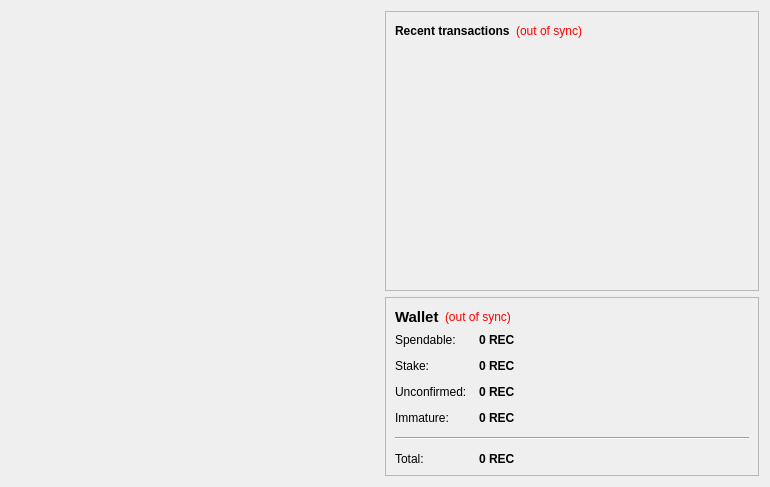
<?xml version="1.0" encoding="UTF-8"?>
<ui version="4.0">
 <class>OverviewPage</class>
 <widget class="QWidget" name="OverviewPage">
  <property name="geometry">
   <rect>
    <x>0</x>
    <y>0</y>
    <width>770</width>
    <height>487</height>
   </rect>
  </property>
  <property name="windowTitle">
   <string>Form</string>
  </property>
  <layout class="QHBoxLayout" name="horizontalLayout" stretch="1,1">
   <item>
    <layout class="QVBoxLayout" name="verticalLayout_2">
     <item>
      <spacer name="verticalSpacer">
       <property name="orientation">
        <enum>Qt::Vertical</enum>
       </property>
       <property name="sizeHint" stdset="0">
        <size>
         <width>20</width>
         <height>40</height>
        </size>
       </property>
      </spacer>
     </item>
    </layout>
   </item>
   <item>
    <layout class="QVBoxLayout" name="verticalLayout_3">
     <item>
      <widget class="QFrame" name="frame_2">
       <property name="frameShape">
        <enum>QFrame::StyledPanel</enum>
       </property>
       <property name="frameShadow">
        <enum>QFrame::Raised</enum>
       </property>
       <property name="lineWidth">
        <number>0</number>
       </property>
       <layout class="QVBoxLayout" name="verticalLayout">
        <item>
         <layout class="QHBoxLayout" name="horizontalLayout_2">
          <item>
           <widget class="QLabel" name="label_4">
            <property name="text">
             <string>&lt;b&gt;Recent transactions&lt;/b&gt;</string>
            </property>
           </widget>
          </item>
          <item>
           <widget class="QLabel" name="labelTransactionsStatus">
            <property name="toolTip">
             <string>The displayed information may be out of date. Your wallet automatically synchronizes with the REGALCOIN network after a connection is established, but this process has not completed yet.</string>
            </property>
            <property name="styleSheet">
             <string notr="true">QLabel { color: red; }</string>
            </property>
            <property name="text">
             <string notr="true">(out of sync)</string>
            </property>
            <property name="alignment">
             <set>Qt::AlignRight|Qt::AlignTrailing|Qt::AlignVCenter</set>
            </property>
           </widget>
          </item>
          <item>
           <spacer name="horizontalSpacer">
            <property name="orientation">
             <enum>Qt::Horizontal</enum>
            </property>
            <property name="sizeHint" stdset="0">
             <size>
              <width>40</width>
              <height>20</height>
             </size>
            </property>
           </spacer>
          </item>
         </layout>
        </item>
        <item>
         <widget class="QListView" name="listTransactions">
          <property name="styleSheet">
           <string notr="true">QListView { background: transparent; }</string>
          </property>
          <property name="frameShape">
           <enum>QFrame::NoFrame</enum>
          </property>
          <property name="verticalScrollBarPolicy">
           <enum>Qt::ScrollBarAlwaysOff</enum>
          </property>
          <property name="horizontalScrollBarPolicy">
           <enum>Qt::ScrollBarAlwaysOff</enum>
          </property>
          <property name="selectionMode">
           <enum>QAbstractItemView::NoSelection</enum>
          </property>
         </widget>
        </item>
       </layout>
      </widget>
     </item>
     <item>
      <widget class="QFrame" name="frame">
       <property name="frameShape">
        <enum>QFrame::StyledPanel</enum>
       </property>
       <property name="frameShadow">
        <enum>QFrame::Raised</enum>
       </property>
       <property name="lineWidth">
        <number>0</number>
       </property>
       <layout class="QVBoxLayout" name="verticalLayout_4">
        <item>
         <layout class="QHBoxLayout" name="horizontalLayout_4">
          <item>
           <widget class="QLabel" name="label_5">
            <property name="font">
             <font>
              <pointsize>11</pointsize>
              <weight>75</weight>
              <bold>true</bold>
             </font>
            </property>
            <property name="text">
             <string>Wallet</string>
            </property>
           </widget>
          </item>
          <item>
           <widget class="QLabel" name="labelWalletStatus">
            <property name="toolTip">
             <string>The displayed information may be out of date. Your wallet automatically synchronizes with the REGALCOIN network after a connection is established, but this process has not completed yet.</string>
            </property>
            <property name="styleSheet">
             <string notr="true">QLabel { color: red; }</string>
            </property>
            <property name="text">
             <string notr="true">(out of sync)</string>
            </property>
            <property name="alignment">
             <set>Qt::AlignLeading|Qt::AlignLeft|Qt::AlignVCenter</set>
            </property>
           </widget>
          </item>
          <item>
           <spacer name="horizontalSpacer_2">
            <property name="orientation">
             <enum>Qt::Horizontal</enum>
            </property>
            <property name="sizeHint" stdset="0">
             <size>
              <width>40</width>
              <height>20</height>
             </size>
            </property>
           </spacer>
          </item>
         </layout>
        </item>
        <item>
         <layout class="QFormLayout" name="formLayout_2">
          <property name="fieldGrowthPolicy">
           <enum>QFormLayout::AllNonFixedFieldsGrow</enum>
          </property>
          <property name="horizontalSpacing">
           <number>12</number>
          </property>
          <property name="verticalSpacing">
           <number>12</number>
          </property>
          <item row="0" column="0">
           <widget class="QLabel" name="label">
            <property name="text">
             <string>Spendable:</string>
            </property>
           </widget>
          </item>
          <item row="0" column="1">
           <widget class="QLabel" name="labelBalance">
            <property name="font">
             <font>
              <weight>75</weight>
              <bold>true</bold>
             </font>
            </property>
            <property name="cursor">
             <cursorShape>IBeamCursor</cursorShape>
            </property>
            <property name="toolTip">
             <string>Your current spendable balance</string>
            </property>
            <property name="text">
             <string notr="true">0 REC</string>
            </property>
            <property name="textInteractionFlags">
             <set>Qt::LinksAccessibleByMouse|Qt::TextSelectableByKeyboard|Qt::TextSelectableByMouse</set>
            </property>
           </widget>
          </item>
          <item row="1" column="0">
           <widget class="QLabel" name="label_6">
            <property name="text">
             <string>Stake:</string>
            </property>
           </widget>
          </item>
          <item row="1" column="1">
           <widget class="QLabel" name="labelStake">
            <property name="font">
             <font>
              <weight>75</weight>
              <bold>true</bold>
             </font>
            </property>
            <property name="cursor">
             <cursorShape>IBeamCursor</cursorShape>
            </property>
            <property name="toolTip">
             <string>Total of coins that was staked, and do not yet count toward the current balance</string>
            </property>
            <property name="text">
             <string notr="true">0 REC</string>
            </property>
            <property name="textInteractionFlags">
             <set>Qt::LinksAccessibleByMouse|Qt::TextSelectableByKeyboard|Qt::TextSelectableByMouse</set>
            </property>
           </widget>
          </item>
          <item row="2" column="0">
           <widget class="QLabel" name="label_3">
            <property name="text">
             <string>Unconfirmed:</string>
            </property>
           </widget>
          </item>
          <item row="2" column="1">
           <widget class="QLabel" name="labelUnconfirmed">
            <property name="font">
             <font>
              <weight>75</weight>
              <bold>true</bold>
             </font>
            </property>
            <property name="cursor">
             <cursorShape>IBeamCursor</cursorShape>
            </property>
            <property name="toolTip">
             <string>Total of transactions that have yet to be confirmed, and do not yet count toward the current balance</string>
            </property>
            <property name="text">
             <string notr="true">0 REC</string>
            </property>
            <property name="textInteractionFlags">
             <set>Qt::LinksAccessibleByMouse|Qt::TextSelectableByKeyboard|Qt::TextSelectableByMouse</set>
            </property>
           </widget>
          </item>
          <item row="3" column="0">
           <widget class="QLabel" name="labelImmatureText">
            <property name="text">
             <string>Immature:</string>
            </property>
           </widget>
          </item>
          <item row="3" column="1">
           <widget class="QLabel" name="labelImmature">
            <property name="font">
             <font>
              <weight>75</weight>
              <bold>true</bold>
             </font>
            </property>
            <property name="toolTip">
             <string>Mined balance that has not yet matured</string>
            </property>
            <property name="text">
             <string notr="true">0 REC</string>
            </property>
            <property name="textInteractionFlags">
             <set>Qt::LinksAccessibleByMouse|Qt::TextSelectableByKeyboard|Qt::TextSelectableByMouse</set>
            </property>
           </widget>
          </item>
          <item row="4" column="0" colspan="2">
           <widget class="Line" name="line">
            <property name="orientation">
             <enum>Qt::Horizontal</enum>
            </property>
           </widget>
          </item>
          <item row="5" column="0">
           <widget class="QLabel" name="labelTotalText">
            <property name="text">
             <string>Total:</string>
            </property>
           </widget>
          </item>
          <item row="5" column="1">
           <widget class="QLabel" name="labelTotal">
            <property name="font">
             <font>
              <weight>75</weight>
              <bold>true</bold>
             </font>
            </property>
            <property name="cursor">
             <cursorShape>IBeamCursor</cursorShape>
            </property>
            <property name="toolTip">
             <string>Your current total balance</string>
            </property>
            <property name="text">
             <string notr="true">&lt;html&gt;&lt;head/&gt;&lt;body&gt;&lt;p&gt;0 REC&lt;/p&gt;&lt;/body&gt;&lt;/html&gt;</string>
            </property>
            <property name="textInteractionFlags">
             <set>Qt::LinksAccessibleByMouse|Qt::TextSelectableByKeyboard|Qt::TextSelectableByMouse</set>
            </property>
           </widget>
          </item>
         </layout>
        </item>
       </layout>
      </widget>
     </item>
    </layout>
   </item>
  </layout>
 </widget>
 <resources/>
 <connections/>
</ui>
